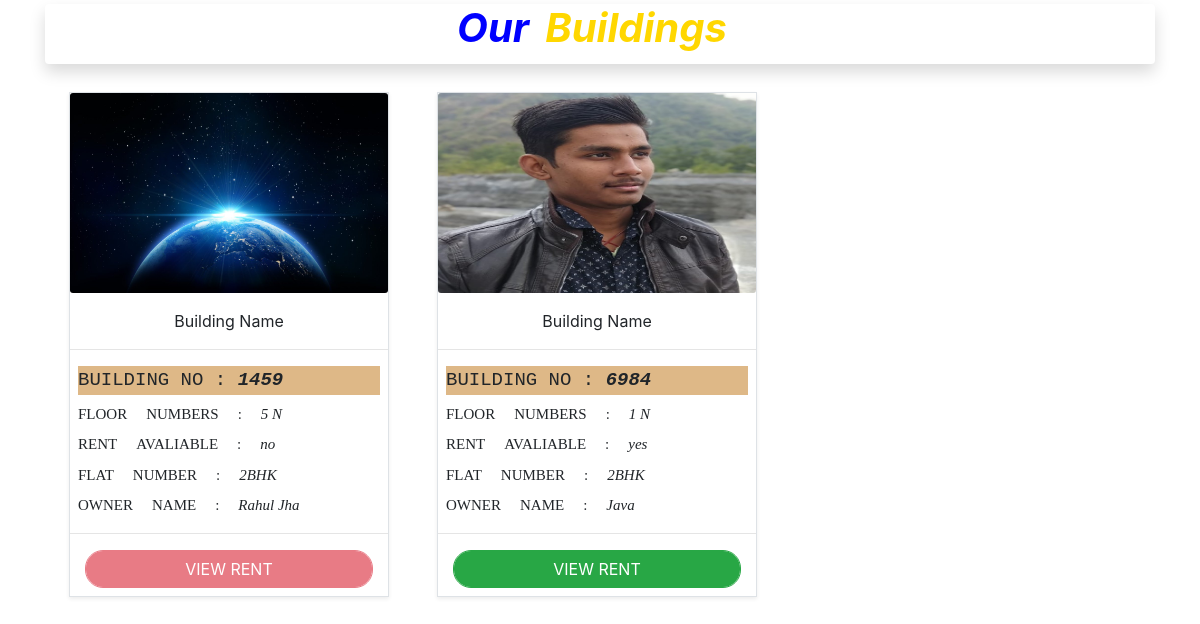
Page /buildings_users.php on the committed database.
### tables this page shows
CREATE TABLE `users` (
  `slno` int(100) NOT NULL,
  `name` varchar(255) NOT NULL,
  `email` varchar(255) NOT NULL,
  `phone` varchar(100) NOT NULL,
  `password` varchar(100) NOT NULL,
  `cpassword` varchar(100) NOT NULL,
  `building_name` varchar(100) NOT NULL,
  `building_no` varchar(100) NOT NULL,
  `floor` varchar(100) NOT NULL,
  `rent` varchar(100) NOT NULL,
  `flat` varchar(100) NOT NULL,
  `aadhar` varchar(100) NOT NULL,
  `pan` varchar(100) NOT NULL,
  `fdetails` varchar(100) NOT NULL,
  `bdetails` varchar(100) NOT NULL,
  `user` varchar(100) NOT NULL
);

### buildings_users.php (the view, shortened to what this page needs)
<!doctype html>
<html lang="en">
<head>
    <link rel="stylesheet" href="https://stackpath.bootstrapcdn.com/bootstrap/4.5.2/css/bootstrap.min.css"
>
</head>
<body style="background-image: url(img/building.png);">
    <div class="container">
        <div class="shadow rounded my-1" style="height: 60px; background-color:#fff;">
            <h1 class="text-center"><b><i><span style="color:blue;">Our</span><span class="mx-3"
                            style="color:gold;">Buildings</span></i></b></h1>
        </div>
        <div class="col-md-12">
            <div class="row">
                <?php
include 'dbconn.php';
$sql="select * from `users`";
$result=mysqli_query($conn,$sql);
while($row=mysqli_fetch_assoc($result)){
?>
                <div class="shadow-sm bg-white border mx-4 my-4" style="width: 20rem;">
                    <img src="Building/<?php echo $row['fdetails'] ?>" height="200px" width="100%" class="card-img" alt="">
                    <div class="text-center my-3">Building Name</div>
                    <hr>
                    <div class="mx-2" style="    font-size: 19px;
    font-family: monospace;
    color: currentColor;
    background-color: burlywood;">BUILDING NO : <span><i><b><?php echo $row['building_no'] ?></b></i></span></div>
                    <div class="mx-2 my-2" style=" font-size: 15px;
    font-family: emoji;">FLOOR NUMBERS : <span style="font-size: 15px;
    font-family: cursive;"><i><?php echo $row['floor'] ?> N</i></span></div>
                    <div class="mx-2 my-2" style="    font-size: 15px;
    font-family: emoji;">RENT AVALIABLE : <span style="font-size: 15px;
    font-family: cursive;"><i><?php echo $row['rent'] ?></i></span></div>
                    <div class="mx-2 my-2" style=" font-size: 15px;
    font-family: emoji;">FLAT NUMBER : <span style="font-size: 15px;
    font-family: cursive;"><i><?php echo $row['flat'] ?></i></span></div>
                    <div class="mx-2 my-2" style=" font-size: 15px;
    font-family: emoji;">OWNER NAME : <span style="font-size: 15px;
    font-family: cursive;"><i><?php echo $row['name'] ?></i></span></div>
                    <hr>
                    <div class="d-flex justify-content-center mb-2">
                        <?php
                        if($row['rent']=='yes'){
                        ?>
                        <a href="rent_inquery.php?rent_id=<?php  echo $row['building_no'] ?>"><button type="submit" style="width: 18rem; border-radius:18px;" class="btn btn-success form-control mx-1">VIEW RENT</button></a>
                        <?php }
                        else{
                        ?>
                        <button type="submit" class="btn btn-danger form-control mx-1" style="width: 18rem; border-radius:18px;" disabled>VIEW RENT</button>
                        <?php } ?>
                    </div>
                </div>
                <?php } ?>
            </div>
        </div>
    </div>
</body>
</html>

### rows in the picture
users: fdetails (picture), building_no "1459", floor "5", rent "no", flat "2BHK", name "Rahul Jha", shows "VIEW RENT"
users: fdetails (picture), building_no "6984", floor "1", rent "yes", flat "2BHK", name "Java"
